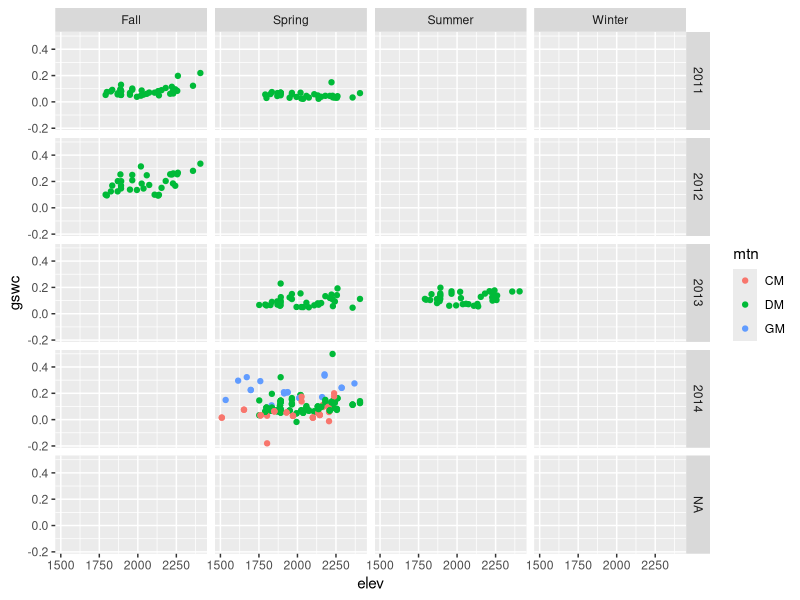
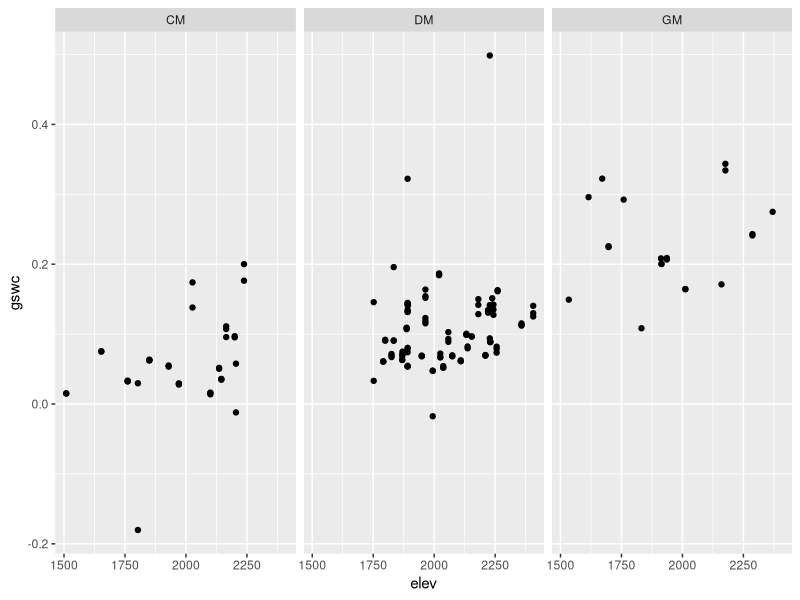

These charts were generated, in order, by the following R code:
# Soil moisture data and calculations

library(lubridate)
library(ggplot2)

sensor.soil <- read.csv("../microclimate/soil/sensor-soil.csv")
sensors <- read.csv("../microclimate/sensors.csv")
tempsensors <- sensors$sensor[sensors$type == "T"]
for (s in unique(sensor.soil$sensor)) {
    if(! s %in% tempsensors) {
        sensor.soil$sensor[sensor.soil$sensor == s] <- sensors$pair[sensors$sensor==s]
    }
}

sensor.soil <- merge(sensor.soil,sensors, all.x=TRUE)
sensor.soil$date <- mdy(sensor.soil$date)

# calcalute gravimetric soil water content
GSWC <- function(df) {
    return ( ((df$wb.soil.wet - df$wb) - (df$wb.soil.dry-df$wb)) / (df$wb.soil.dry -df$wb))
}

## save gswc in data file (in some cases we need this as original weigh data is gone)
gswc.backup <- sensor.soil$gswc
## calculate gswc
sensor.soil$gswc <- GSWC(sensor.soil)
## replace with backup where needed:
sensor.soil$gswc[is.na(sensor.soil$gswc)] <- gswc.backup[is.na(sensor.soil$gswc)]


# simple version
season <- function(d) {
    pseason <- function(x) {
        m <- month(x)
        if (m %in% c(3,4,5) ) {return ("Spring")}
        else if (m %in% c(6,7,8) ) {return ("Summer")}
        else if (m %in% c(9,10,11) ) {return ("Fall")}
        else {return ("Winter")}
    }
    
    sapply(d, pseason)
}

sensor.soil$season <- season(sensor.soil$date)
sensor.soil$year <- year(sensor.soil$date)


ggplot(sensor.soil, aes(elev, gswc, color=mtn)) +
    geom_point() +
    facet_grid(year ~ season)

ggplot(subset(sensor.soil, year==2014), aes(elev, gswc)) +
    geom_point() +
    facet_grid(. ~ mtn)
# Note: some bad data, negative values!

## DWS check 2014 data
s2014<- s2014 <- unique(subset(sensor.soil, year==2014)$sensor)
## missing:
tempsensors <- sensors$sensor[sensors$type == "T"]
tempsensors[ ! tempsensors %in% s2014]

## existing data with missing dry weights
subset(sensor.soil, year == 2014 & is.na(wb.soil.dry))$sensor
